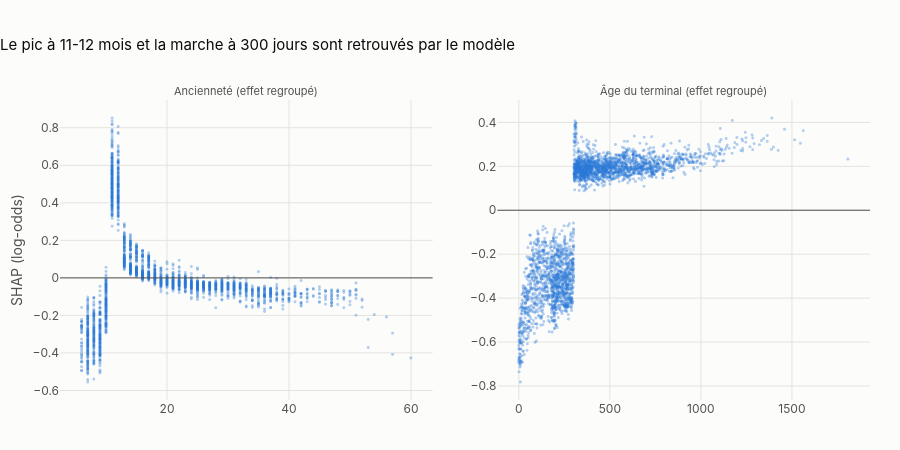

Write notebook code for a chart like this one.
### Markdown cell above
## 3. Dependence plots des 5 premières variables

Contribution SHAP en fonction de la valeur de la variable (3 000 clients). Pour `months` et `eqpdays`, on vérifie en plus l'effet **regroupé** (variable d'origine + features dérivées : `in_contract_end`, `handset_old`, `eqpdays_per_tenure_day`).

### Code cell
top5 = feat_imp.head(5).index.tolist()
sub = result.values.index[:3000]
publish(dependence_grid(result.values.loc[sub], result.features.loc[sub], top5, feature_labels,
                        "Effets non linéaires : seuils et plateaux plutôt que pentes régulières"),
        "07_dependence_top5", width=1100)
grouped = result.grouped()
months_effect = grouped["months"].groupby(result.features["months"].clip(upper=30)).mean()
eqp_bins = pd.cut(result.features["eqpdays"], [0, 180, 270, 290, 300, 310, 330, 400, 600, 900, 2000], right=False)
eqp_effect = grouped["eqpdays"].groupby(eqp_bins, observed=True).agg(["mean", "size"])
display(pd.DataFrame({"effet SHAP moyen (ancienneté, regroupé)": months_effect.round(3)}).T)
display(eqp_effect.rename(columns={"mean": "effet SHAP moyen (terminal, regroupé)", "size": "clients"}).round(3))
publish(dependence_grid(pd.DataFrame({"months": grouped["months"], "eqpdays": grouped["eqpdays"]}).loc[sub],
                        result.features.loc[sub, ["months", "eqpdays"]], ["months", "eqpdays"],
                        {"months": "Ancienneté (effet regroupé)", "eqpdays": "Âge du terminal (effet regroupé)"},
                        "Le pic à 11-12 mois et la marche à 300 jours sont retrouvés par le modèle", cols=2),
        "07_dependence_months_eqpdays", width=1100)

### Figure 1 — Plotly figure (JSON) as saved in the notebook; plotly's stock layout.template omitted (floating-point values rounded to 4 significant figures; data arrays with more than 128 entries replaced by an {"elided": "..."} marker saying what was removed)
{"data": [{"hovertemplate": "months = %{x}<br>SHAP %{y:+.3f}<extra></extra>", "marker": {"color": "#2a78d6", "opacity": 0.35, "size": 3}, "mode": "markers", "showlegend": false, "type": "scattergl", "x": {"elided": "3000 int values"}, "xaxis": "x", "y": {"elided": "3000 float values"}, "yaxis": "y"}, {"hovertemplate": "eqpdays = %{x}<br>SHAP %{y:+.3f}<extra></extra>", "marker": {"color": "#2a78d6", "opacity": 0.35, "size": 3}, "mode": "markers", "showlegend": false, "type": "scattergl", "x": {"elided": "3000 float values"}, "xaxis": "x2", "y": {"elided": "3000 float values"}, "yaxis": "y2"}], "layout": {"annotations": [{"font": {"color": "#52514e", "size": 11}, "showarrow": false, "text": "Ancienneté (effet regroupé)", "x": 0.23, "xanchor": "center", "xref": "paper", "y": 1.0, "yanchor": "bottom", "yref": "paper"}, {"font": {"color": "#52514e", "size": 11}, "showarrow": false, "text": "Âge du terminal (effet regroupé)", "x": 0.77, "xanchor": "center", "xref": "paper", "y": 1.0, "yanchor": "bottom", "yref": "paper"}], "height": 450, "shapes": [{"line": {"color": "#52514e", "width": 1}, "type": "line", "x0": 0, "x1": 1, "xref": "x domain", "y0": 0, "y1": 0, "yref": "y"}, {"line": {"color": "#52514e", "width": 1}, "type": "line", "x0": 0, "x1": 1, "xref": "x2 domain", "y0": 0, "y1": 0, "yref": "y2"}], "title": {"text": "Le pic à 11-12 mois et la marche à 300 jours sont retrouvés par le modèle"}, "xaxis": {"anchor": "y", "domain": [0.0, 0.46]}, "xaxis2": {"anchor": "y2", "domain": [0.54, 1.0]}, "yaxis": {"anchor": "x", "domain": [0.0, 1.0], "title": {"text": "SHAP (log-odds)"}}, "yaxis2": {"anchor": "x2", "domain": [0.0, 1.0]}}}
